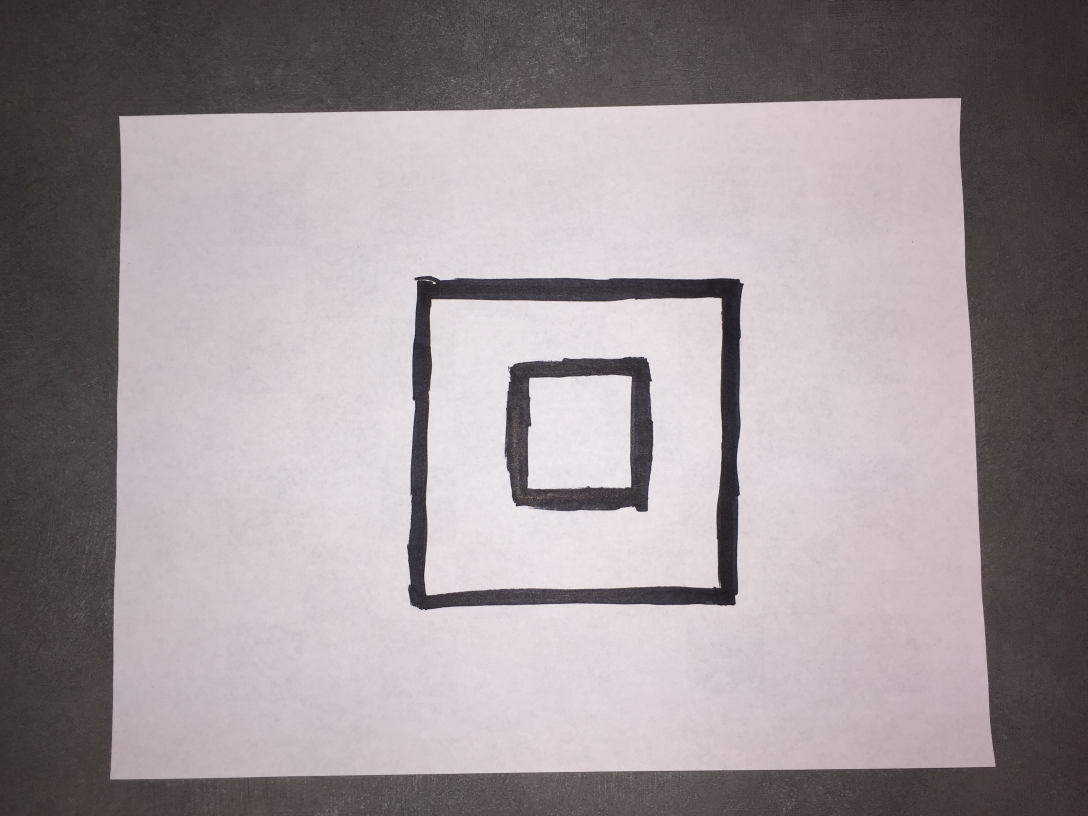
#> input picture test.jpg, 3264 x 2448 px (shown at 1/3 size)
$ python perspective_transform.py   (older library calls are emulated)
#> lines starting #> are read from the running program, lines starting #| are printed output that depends on the picture; after the words box and inside, x2 and y2 are one past the last pixel; in counts of white or black regions, pixels touching at a corner belong together
import numpy as np
from skimage.filters import threshold_adaptive
import cv2, pdb
import math

def order_points(pts):
  # Initialize a list of coordinates that will be ordered
  # such that the first entry in the list is the top-left,
  # the second entry is the top-right, the third is the
  # bottom-right, and the fourth is the bottom-left.
  rect = np.zeros((4, 2), dtype = "float32")

  # The top-left point will have the smallest sum, whereas
  # the bottom-right point will have the largest sum.
  s = pts.sum(axis = 1)
  rect[0] = pts[np.argmin(s)]
  rect[2] = pts[np.argmax(s)]

  # Now, compute the difference between the points. the
  # top-right point will have the smallest difference,
  # whereas the bottom-left will have the largest difference.
  diff = np.diff(pts, axis = 1)
  rect[1] = pts[np.argmin(diff)]
  rect[3] = pts[np.argmax(diff)]

  # Return the ordered coordinates.
  return rect


# Given an image and four points, transforms the image so that the rectangle
# defined by those points fills the view.
def four_point_transform(image, pts):
  # Obtain a consistent order of the points and unpack them
  # individually.
  rect = order_points(pts)
  (tl, tr, br, bl) = rect

  # Compute the width of the new image, which will be the
  # maximum distance between bottom-right and bottom-left
  # x-coordiates or the top-right and top-left x-coordinates.
  widthA = np.sqrt(((br[0] - bl[0]) ** 2) + ((br[1] - bl[1]) ** 2))
  widthB = np.sqrt(((tr[0] - tl[0]) ** 2) + ((tr[1] - tl[1]) ** 2))
  maxWidth = max(int(widthA), int(widthB))

  # Compute the height of the new image, which will be the
  # maximum distance between the top-right and bottom-right
  # y-coordinates or the top-left and bottom-left y-coordinates.
  heightA = np.sqrt(((tr[0] - br[0]) ** 2) + ((tr[1] - br[1]) ** 2))
  heightB = np.sqrt(((tl[0] - bl[0]) ** 2) + ((tl[1] - bl[1]) ** 2))
  maxHeight = max(int(heightA), int(heightB))

  # Now that we have the dimensions of the new image, construct
  # the set of destination points to obtain a "birds eye view",
  # (i.e. top-down view) of the image, again specifying points
  # in the top-left, top-right, bottom-right, and bottom-left
  # order.
  dst = np.array([
    [0, 0],
    [maxWidth - 1, 0],
    [maxWidth - 1, maxHeight - 1],
    [0, maxHeight - 1]], dtype = "float32")

  # compute the perspective transform matrix and then apply it
  M = cv2.getPerspectiveTransform(rect, dst)
  warped = cv2.warpPerspective(image, M, (maxWidth, maxHeight))

  # return the warped image
  return warped


# Given an image and a height, resizes the image to have that height and keep its
# current width/height ratio.
def resize(image, height):
  ratio = float(height) / image.shape[0]
  dim = (int(image.shape[1] * ratio), int(height))
  return cv2.resize(image, dim, interpolation = cv2.INTER_AREA)


# Inputs: an image filepath, a desired block size, and a ratio of black pixels to total
# pixels which qualifies a block as a 1. Resizes, frames, and thresholds the image
# to be a clean black-and-white isolation of the drawing. Divides the image into chunks
# and uses the given ratio to map the image to a 2D array of 1's and 0's corresponding
# to the presence or absence of a mark in the original drawing.
def image_to_binary_map(filepath, block_size, threshold_ratio):
#> called with filepath = './test.jpg', block_size = 7, threshold_ratio = 0.4
  image = cv2.imread(filepath)
#> image is the input picture: shape (2448, 3264, 3); mean B, G, R 150.5, 147.7, 157.3
  ratio = image.shape[0] / 700.0
  orig = image.copy()
  image = resize(image, 700)

  # convert the image to grayscale, blur it, and find edges
  # in the image
  gray = cv2.cvtColor(image, cv2.COLOR_BGR2GRAY)
  gray = cv2.GaussianBlur(gray, (5, 5), 0)
  edged = cv2.Canny(gray, 75, 200)
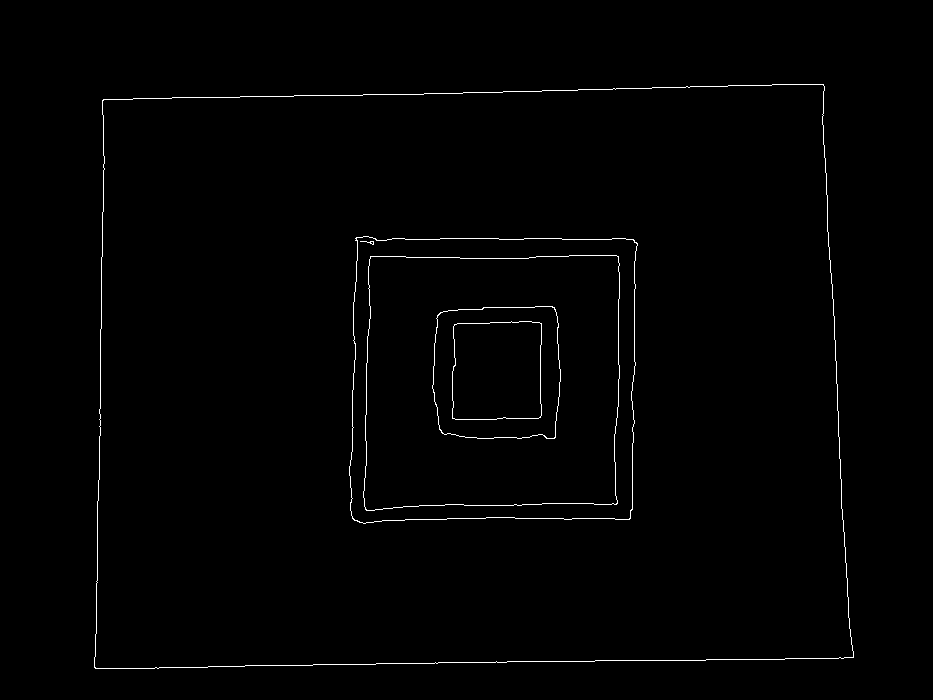
#> edged: shape (700, 933); 0.86% white in thin lines or dots, all inside (x1, y1, x2, y2) = (94, 84, 854, 669)

  # find the contours in the edged image, keeping only the
  # largest ones, and initialize the screen contour
  (_, cnts, _) = cv2.findContours(edged.copy(), cv2.RETR_LIST, cv2.CHAIN_APPROX_SIMPLE)
#> cnts = 12 contours, 2 with area under 20; largest, box (x1, y1, x2, y2) and area: (94, 84, 854, 669) 420159, (94, 84, 854, 669) 420155, (349, 236, 638, 524) 78512, (349, 236, 638, 524) 78493, (363, 255, 620, 511) 62183
  cnts = sorted(cnts, key = cv2.contourArea, reverse = True)[:5]
#> cnts = 5 contours; box (x1, y1, x2, y2) and area: (94, 84, 854, 669) 420159, (94, 84, 854, 669) 420155, (349, 236, 638, 524) 78512, (349, 236, 638, 524) 78493, (363, 255, 620, 511) 62183

  # loop over the contours
  for c in cnts:
    # approximate the contour
    peri = cv2.arcLength(c, True)
    approx = cv2.approxPolyDP(c, 0.02 * peri, True)

    # if our approximated contour has four points, then we
    # can assume that we have found our screen
    if len(approx) == 4:
      screenCnt = approx
      break
#> this loop made 1 pass
#> (peri, screenCnt) on pass 1: (2660.6, [[823, 84], [103, 99], [94, 667], [853, 657]])

  # apply the four point transform to obtain a top-down
  # view of the original image
  # pdb.set_trace()
  warped = four_point_transform(orig, screenCnt.reshape(4, 2) * ratio)
#> in order_points, `s = pts.sum(axis = 1)`: s = [3171.9, 706.4, 2661.3, 5280.7]
#> in order_points, `diff = np.diff(pts, axis = 1)`: diff = [-2584.4, -13.99, 2003.9, -685.4]
#> in four_point_transform, `rect = order_points(pts)`: rect = [[360.2, 346.2], [2878.1, 293.8], [2983.1, 2297.6], [328.7, 2332.6]]
#> in four_point_transform, `(tl, tr, br, bl) = rect`: tl = [360.2, 346.2]; tr = [2878.1, 293.8]; br = [2983.1, 2297.6]; bl = [328.7, 2332.6]
#> in four_point_transform, `widthA = np.sqrt(((br[0] - bl[0]) ** 2) + ((br[1] - bl[1]) ** 2))`: widthA = 2654.6
#> in four_point_transform, `widthB = np.sqrt(((tr[0] - tl[0]) ** 2) + ((tr[1] - tl[1]) ** 2))`: widthB = 2518.5
#> in four_point_transform, `maxWidth = max(int(widthA), int(widthB))`: maxWidth = 2654
#> in four_point_transform, `heightA = np.sqrt(((tr[0] - br[0]) ** 2) + ((tr[1] - br[1]) ** 2))`: heightA = 2006.6
#> in four_point_transform, `heightB = np.sqrt(((tl[0] - bl[0]) ** 2) + ((tl[1] - bl[1]) ** 2))`: heightB = 1986.6
#> in four_point_transform, `maxHeight = max(int(heightA), int(heightB))`: maxHeight = 2006
#> in four_point_transform, `dst = np.array([ [0, 0], [maxWidth - 1, 0], [maxWidth - 1, maxHeight -..`: dst = [[0, 0], [2653, 0], [2653, 2005], [0, 2005]]
#> in four_point_transform, `M = cv2.getPerspectiveTransform(rect, dst)`: M = [[1.08, 0.017, -393.5], [0.0224, 1.08, -380.5], [4.47e-06, 2.74e-05, 1]]
#> in four_point_transform, `warped = cv2.warpPerspective(image, M, (maxWidth, maxHeight))`:
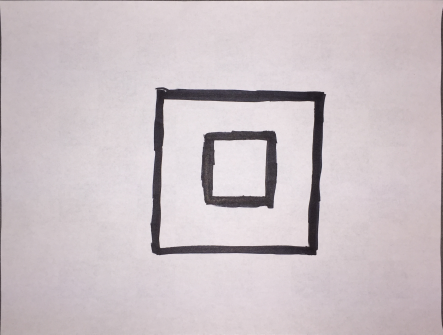
#> warped: shape (2006, 2654, 3) (shown at 1/6 size); mean B, G, R 198.2, 193.9, 204.4

  # convert the warped image to grayscale, then threshold it
  # to give it that 'black and white' paper effect
  warped = cv2.cvtColor(warped, cv2.COLOR_BGR2GRAY)
#> warped: shape (2006, 2654)
  warped = threshold_adaptive (warped, 251, offset = 10)
#> warped: shape (2006, 2654) bool; 93.7% white; 365 black regions (353 under 20 px), largest, box (x1, y1, x2, y2) and area: (903, 524, 1957, 1532) 205995, (1206, 783, 1664, 1251) 91567, (2642, 44, 2654, 1977) 14636
  warped = warped.astype("uint8") * 255

  # blur and rethreshold to clean up the delineation
  gray = cv2.GaussianBlur(warped, (25, 25), 10)
#> gray: shape (2006, 2654)
  gray = resize(gray, 700)
#> call 2 of resize, with height = 700
#> in resize (call 2), `return cv2.resize(image, dim, interpolation = cv2.INTER_AREA)`:
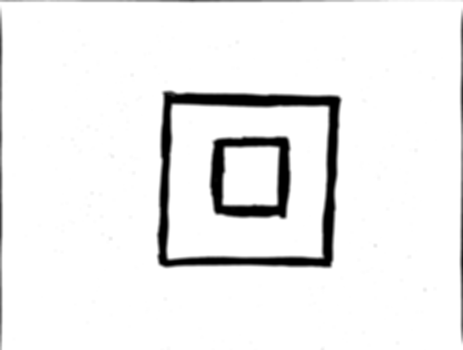
#> returned value: shape (700, 926) (shown at 1/2 size); min 0, max 255, mean 238.9
  gray = threshold_adaptive(gray, 251, offset = 80)
#> gray: shape (700, 926) bool; 93.6% white; 5 black regions, box (x1, y1, x2, y2) and area: (315, 183, 682, 534) 24947, (421, 274, 580, 436) 10737, (921, 30, 926, 676) 2332, (0, 35, 4, 688) 2188, (165, 0, 644, 4) 1183
  gray = gray.astype("uint8") * 255

  # remove the surrounding 10 pixels (to remove the black from the border)
  gray = gray[10:len(gray)-10, 10:len(gray[0])-10]
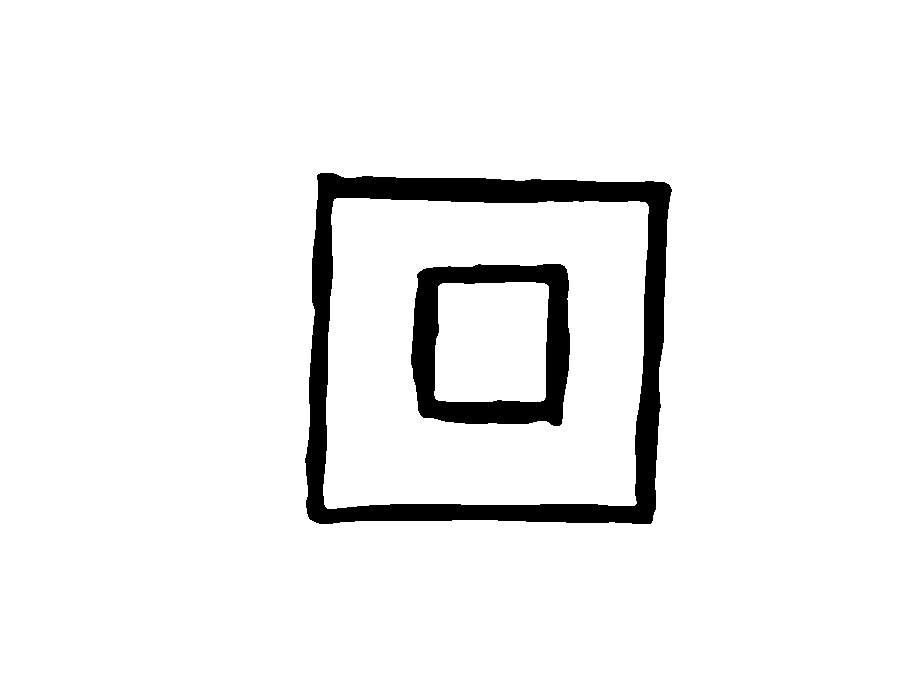
#> gray: shape (680, 906); 94.2% white; 2 black regions, box (x1, y1, x2, y2) and area: (305, 173, 672, 524) 24947, (411, 264, 570, 426) 10737

  # Next step is to split the image into blocks, each represented by a 1 (indicating
  # that in the final image the robot should put a mark there) or a 0 (whitespace).
  # Block size is the side length of the square block in pixels.
  # Threshold size is the ercentage of pixels which need to be black in order for the
  # block to be classified as a 1.

  chunks_per_col = int(math.ceil(float(gray.shape[0]) / float(block_size)))
  chunks_per_row = int(math.ceil(float(gray.shape[1]) / float(block_size)))

  chunkified = np.zeros((chunks_per_col, chunks_per_row))

  for row in range(0, chunks_per_col):
    for col in range(0, chunks_per_row):
      block = gray[row*block_size:(row+1)*block_size, col*block_size:(col+1)*block_size]
      num_black_pixels = sum([sum([1 if x == 0 else 0 for x in block_row]) for block_row in block])
      if float(num_black_pixels) / float(block_size**2) >= threshold_ratio:
        chunkified[row][col] = 1
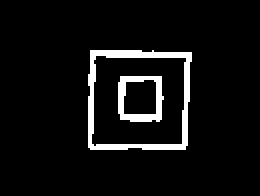
#> chunkified: shape (98, 130) float64 (shown 2 times larger); values 0 (black) and 1 (white), 6.3% white; 2 white regions, box (x1, y1, x2, y2) and area: (44, 25, 96, 75) 560, (59, 38, 82, 61) 239

  # For visualizing the binary map:
  for row in chunkified:
    row = [' ' if x == 0 else '*' for x in row]
    print(''.join(row))
#> this loop made 98 passes

  # cv2.imshow("Outline", chunkified)
  # cv2.waitKey(0)
  # cv2.destroyAllWindows()
  return chunkified


# Returns the first set of unvisited pixels/coordinates.
# We only call this helper when we know that there exist some unvisited coordinates.
def unvisited_pixels_helper(image):
  for row in range(len(image)):
    for col in range(len(image[0])):
      if image[row][col]:
        return (row, col)

# Marks every pixel within a block_size radius of coords as visited within image.
# Returns the modified image.
def mark_pixels_as_visited_helper(image, coords, block_size):
  mod_image = image.copy()
  # The top right and bottom left coordinates of the block, thresholded by the bounds of the image.
  top_left = (max(0, coords[0] - block_size), max(0, coords[1] - block_size))
  bottom_right = (min(image.shape[0], coords[0] + block_size), min(image.shape[1], coords[1] + block_size))
  # Mark each pixel in the block defined by the top right and bottom left coordinates as visited.
  for row in range(top_left[0], bottom_right[0] + 1):
    for col in range(top_left[1], bottom_right[1] + 1):
      mod_image[row][col] = 0
  return mod_image

# Finds unvisited pixel coordinates within a (block_size + 1) radius of coords within image.
# Returns this set of coordinates if found, None otherwise.
# Prioritizes North, East, South, and then West.
def find_connecting_block_helper(image, coords, block_size):
  slack = 2
  # The top right and bottom left coordinates of the search ring, thresholded by the bounds of the image.
  top_left = (max(0, coords[0] - block_size - slack), max(0, coords[1] - block_size - slack))
  bottom_right = (min(image.shape[0], coords[0] + block_size + slack), min(image.shape[1], coords[1] + block_size + slack))
  # North face of the square ring.
  for col in range(top_left[1], bottom_right[1] + 1):
    if image[top_left[0]][col]:
      return (top_left[0], col)
  # East face of the square ring.
  for row in range(top_left[0], bottom_right[0] + 1):
    if image[row][bottom_right[1]]:
      return (row, bottom_right[1])
  # South face of the square ring.
  for col in range(top_left[1], bottom_right[1] + 1):
    if image[bottom_right[0]][col]:
      return (bottom_right[0], col)
  # West face of the square ring.
  for row in range(top_left[0], bottom_right[0] + 1):
    if image[row][top_left[1]]:
      return (row, top_left[1])
  return None

# Inputs: image is a binary map of the inputted photo, block_size is the number of pixels
# left, right, up, and down that should count as visited when a central pixel is included
# in a path.
# Outputs a list of lists, where each sublist is a contiguous curve that baxter needs
# to draw. The curve is defined by a series of 2D coordinates in order of how baxter
# should visit them to accurately recreate the curve.
def binary_map_to_path(image, block_size):
  # A list of lists, where each sublist is a curve that baxter should draw.
#> called with block_size = 3
  paths = []

  # Modify the image binary map by setting coordinates to zero if we have visited them.
  # Blank space is initialized as visited.
  # Continue generating curves until we have mapped the entire line drawing.
  while any([any(row) for row in image]):
    curve = []

    # Find the unvisited pixels. While loop already catches null case.
    current = unvisited_pixels_helper(image)
    # Starting point for the new curve.
    curve.append(current)

    while True:
      # Mark every pixel within a block_size radius of current as visited.
      image = mark_pixels_as_visited_helper(image, current, block_size)

      # Find an unvisited pixel with a (block_size + 1) radius of current.
      # Priority: north, east, south, west.
      next_pixel = find_connecting_block_helper(image, current, block_size)

      # Break from the loop if no such pixel is found.
      if not next_pixel:
        break

      # Add the new coordinates to the curve and set current to the new coordinates.
      curve.append(next_pixel)
      current = next_pixel

    # Only add the path to the list of paths if it contains more than one point.
    # This eliminates noise from pixels which aren't caught by our greedy blocking approach.
    if len(curve) == 1:
      continue

    # Euclidean distance between the first point in the curve and the last point in the curve.
    distance = ((curve[0][0] - curve[-1][0])**2 + (curve[0][1] - curve[-1][1])**2)**0.5

    # If the first and last points are sufficiently close, then we should add the first point to
    # the end of the curve in order to close the loop.
    if distance < 4 * block_size and len(curve) >= 3:
      curve.append(curve[0])

    paths.append(curve)
#> this loop made 4 passes
#> distance on passes 1 to 3: 7, 26.17, 18.03
#> pass 1, in mark_pixels_as_visited_helper (call 3), `mod_image = image.copy()`:
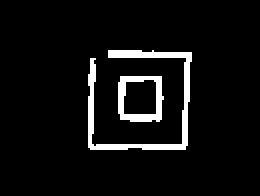
#> mod_image: shape (98, 130) float64 (shown 2 times larger); values 0 (black) and 1 (white), 6% white; 2 white regions, box (x1, y1, x2, y2) and area: (44, 25, 96, 75) 529, (59, 38, 82, 61) 239
#> pass 1, in mark_pixels_as_visited_helper (call 4), `mod_image = image.copy()`:
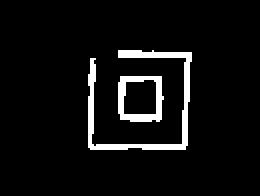
#> mod_image: shape (98, 130) float64 (shown 2 times larger); values 0 (black) and 1 (white), 5.9% white; 2 white regions, box (x1, y1, x2, y2) and area: (44, 25, 96, 75) 509, (59, 38, 82, 61) 239
#> after the loop, paths = 3 items
  return paths


binary_map = image_to_binary_map("./test.jpg", 7, 0.4)
printable = binary_map.copy()
path = binary_map_to_path(binary_map, 3)
#> path = 3 items

foo = []
for i in range(len(printable)):
  foo.append([])
  for j in range(len(printable[0])):
    if printable[i][j] == 0:
      foo[-1].append(' ')
    else:
      foo[-1].append('.')
#> after the loop, foo = 98 items

for p in path:
  for coord in p:
    foo[coord[0]][coord[1]] = '*'
#> this loop made 3 passes
#> p on pass 3: [(42, 59), (47, 59), (52, 59), (57, 64), (57, 69)]

for row in foo:
  print(''.join(row))

pdb.set_trace()


  # [33 lines of commented-out code are left out]
